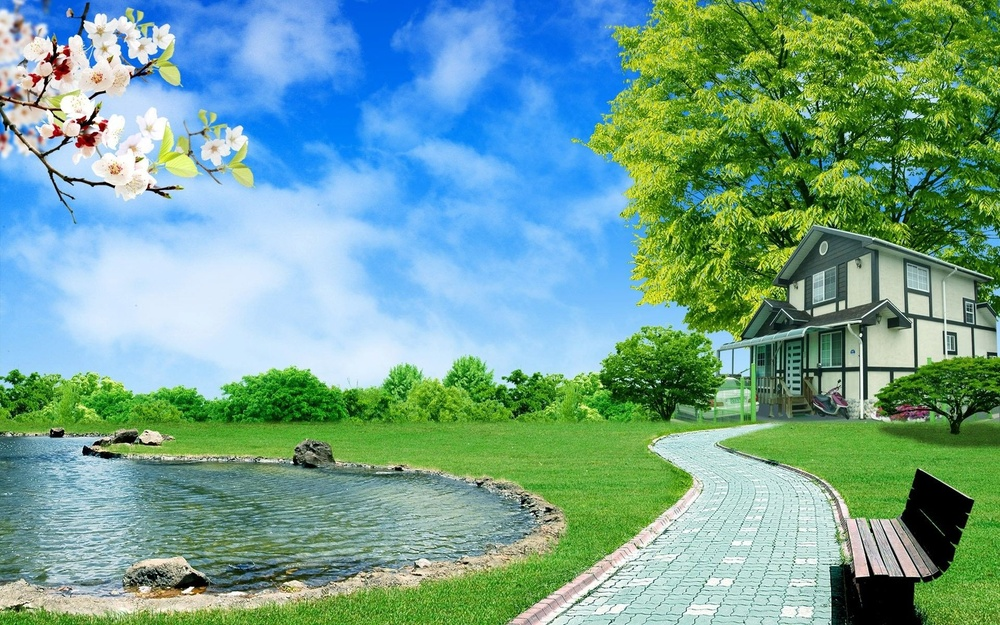
#> input picture Image Segmentations/K-means/img.jpg, 1000 x 625 px, shrunk from 1920 x 1200 before the run
$ python img_kmeans.py
#> lines starting #> are read from the running program, lines starting #| are printed output that depends on the picture
import os
import cv2
import numpy as np
import matplotlib.pyplot as plt

# ============================== Segment images using K-means ==============================

# Read image
img = cv2.imread('./img.jpg')
#> img is the input picture: shape (625, 1000, 3); mean B, G, R 147.5, 162.1, 114.2

# Convert to RGB
img = cv2.cvtColor(img, cv2.COLOR_BGR2RGB)

# Reshape image to a 2D array of pixels and 3 color values (RGB)
pixel_values = img.reshape((-1, 3)) # -1 means the dimension is calculated based on the other dimensions

# Convert to float
pixel_values = np.float32(pixel_values)

print(pixel_values.shape) # (262144, 3)
#| (625000, 3)

# Define stopping criteria (the maximum number of iterations or a very small change in the cluster centers)

'''
Stopping criteria:
1. cv2.TERM_CRITERIA_EPS - stop the algorithm iteration if specified accuracy, epsilon, is reached.
2. cv2.TERM_CRITERIA_MAX_ITER - stop the algorithm after the specified number of iterations, max_iter.
3. cv2.TERM_CRITERIA_EPS + cv2.TERM_CRITERIA_MAX_ITER - stop the iteration when any of the above condition is met.
the last condition is required for algorithm to fully complete the task.
'''
criteria = (cv2.TERM_CRITERIA_EPS + cv2.TERM_CRITERIA_MAX_ITER, 100, 0.2)


# Number of clusters (K)
k = 3
_, labels, (centers) = cv2.kmeans(pixel_values, k, None, criteria, 10, cv2.KMEANS_RANDOM_CENTERS) # 10 is the number of attempts because sometimes algorithm can fall into local minimum and try other attempts of random centers to find better convergence.
#> centers = [[66.95, 151.5, 236.1], [181.6, 211.6, 218], [78.97, 126.1, 53.12]]

# Convert data into 8-bit values
centers = np.uint8(centers)
#> centers = [[66, 151, 236], [181, 211, 218], [78, 126, 53]]

# Flatten the labels array
labels = labels.flatten()

# Convert all pixels to the color of the centroids
segmented_image = centers[labels.flatten()]

# Reshape back to the original image dimension
segmented_image = segmented_image.reshape(img.shape)
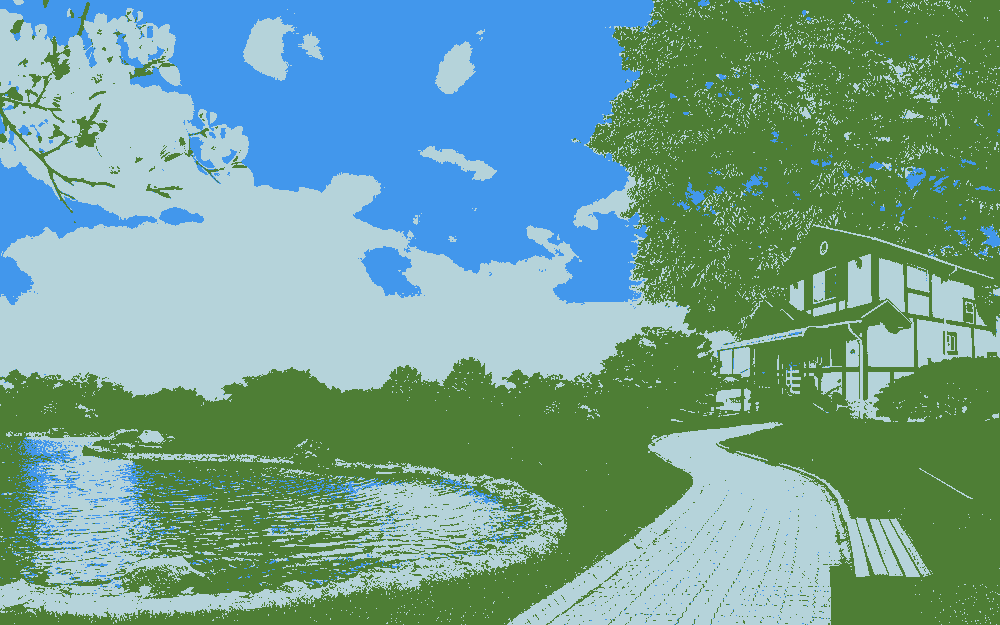
#> segmented_image: shape (625, 1000, 3); mean R, G, B 113.4, 161.7, 147.5


# disable only the cluster number  (turn the pixel into black)
masked_image = np.copy(img) # copy the original image
masked_image = masked_image.reshape((-1, 3)) # reshape the image to a 2D array of pixels and 3 color values (RGB)
cluster = 1 # the cluster number to disable
masked_image[labels == cluster] = [0, 0, 0] # turn the pixel into black
masked_image = masked_image.reshape(img.shape) # reshape the image back to the original
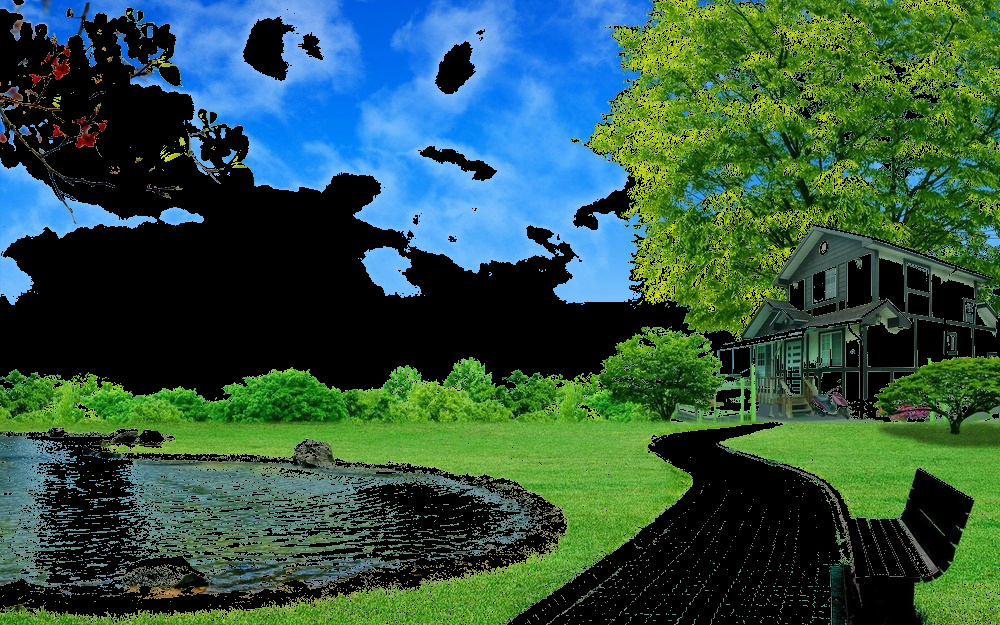
#> masked_image: shape (625, 1000, 3); mean R, G, B 47.9, 84.8, 67.9

# Show the multiple images using subplot and adjust the size of the images
fig, (ax1, ax2, ax3) = plt.subplots(1, 3, figsize = (20, 10))
ax1.set_title('Original Image')
ax1.imshow(img)
ax2.set_title('Segmented Image')
ax2.imshow(segmented_image)
ax3.set_title('Masked Image')
ax3.imshow(masked_image)
plt.show()
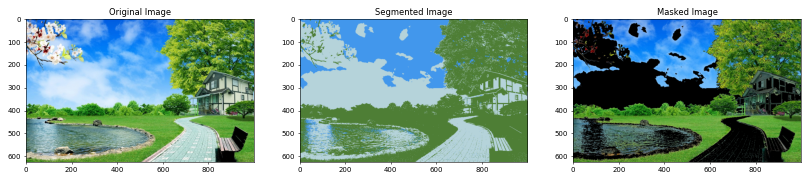
#> figure drawn by matplotlib, 3 panels
